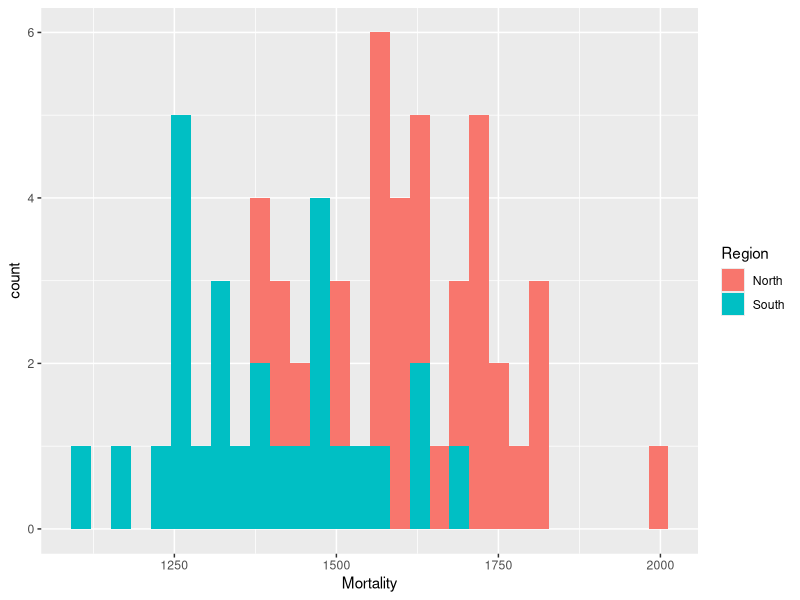
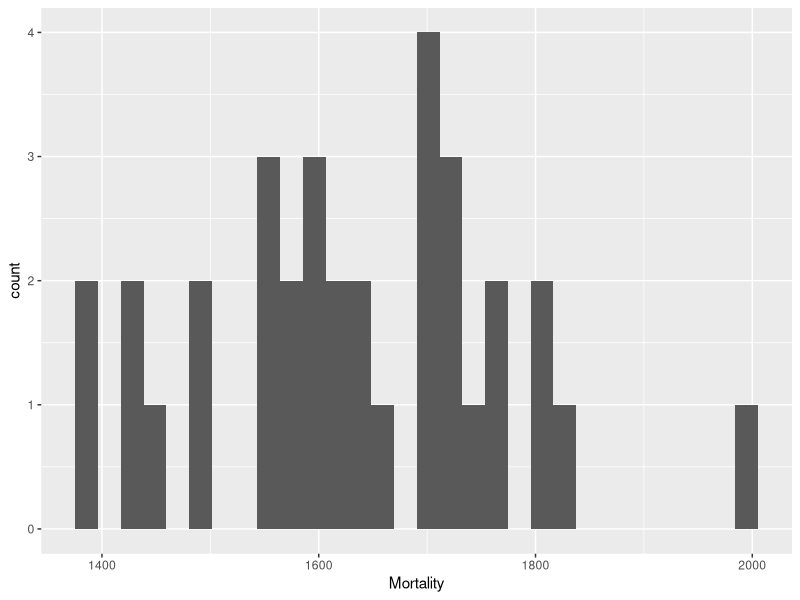
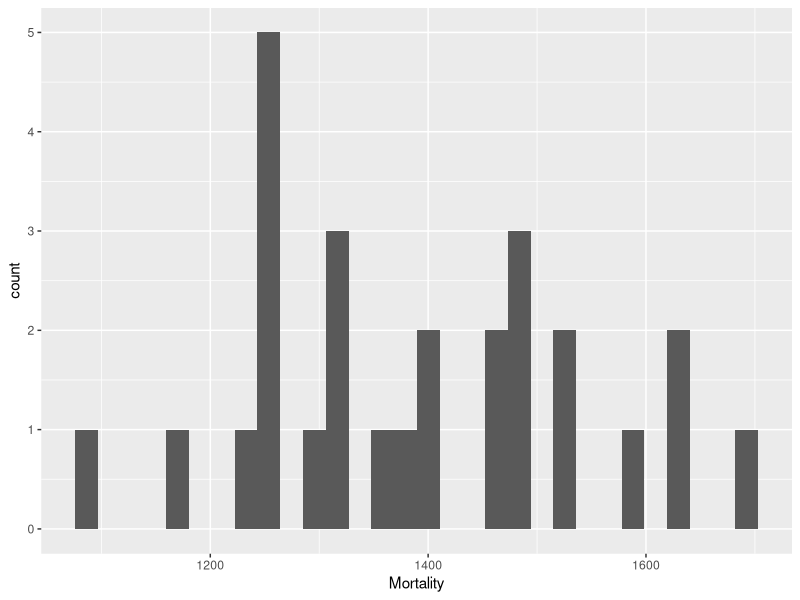
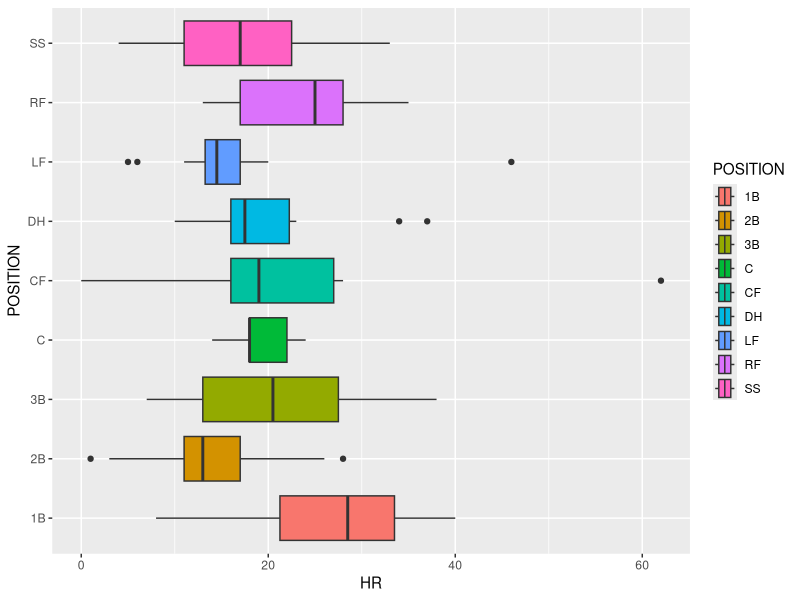
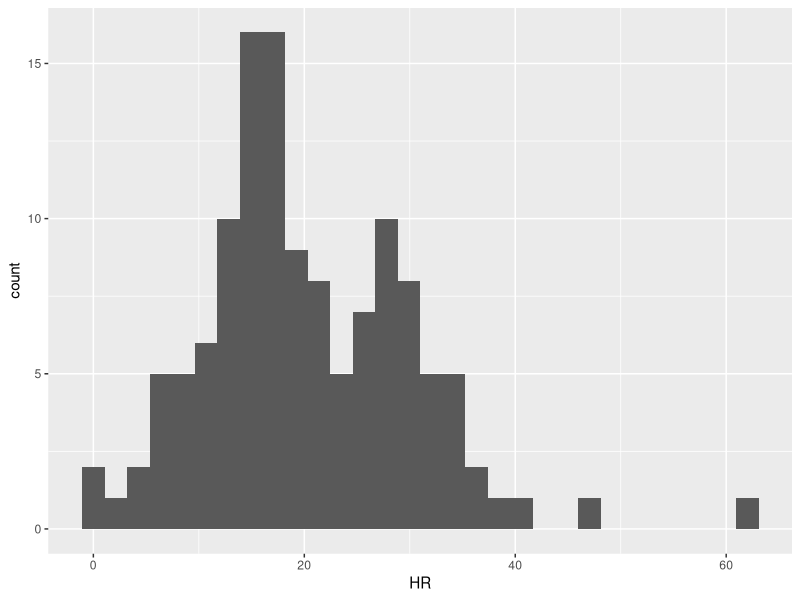
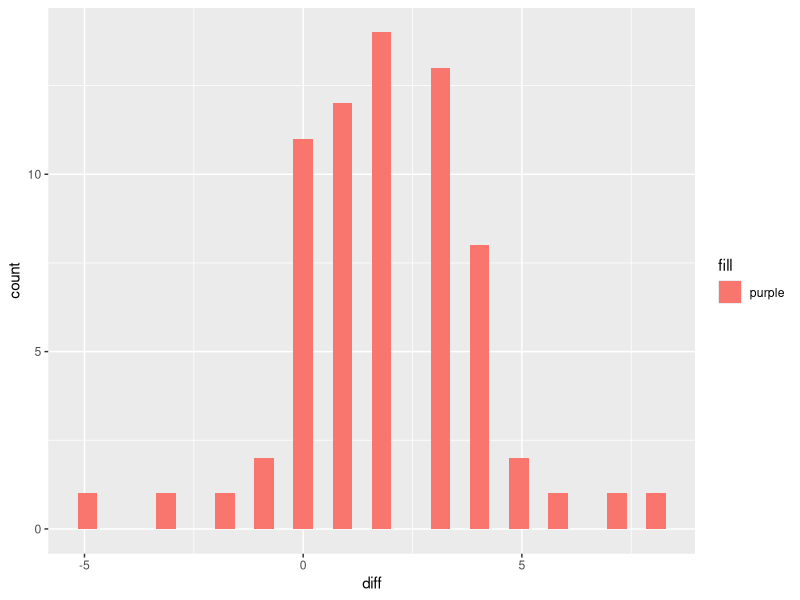

Source code (R) for these figures, in order:
## ---- chunk 1
knitr::opts_chunk$set(echo = TRUE)

library(tidyverse)
library(skimr)
library(car)
## ---- chunk 2
getwd()
water = read_delim("Hard_water.txt",delim="\t")
head(water)
## ---- chunk 3
ggplot(water) +
  geom_histogram(aes(x=Mortality, fill=Region))

north = water %>%
  filter(Region=="North")
south = water %>%
  filter(Region=="South")

ggplot(north)+
  geom_histogram(aes(x=Mortality))
ggplot(south)+
  geom_histogram(aes(x=Mortality))

## ---- chunk 4
t.test(x=water$Region=="North",y=water$Region=="South",alternative="two.sided")
## ---- chunk 5
mlb = read_csv("mlb2022.txt")
head(mlb)
ggplot(mlb, aes(x=HR,y=POSITION,fill=POSITION)) +
  geom_boxplot()
  
## ---- chunk 6
baseball = mlb %>%
  filter(G>=125)
baseball

baseball %>%
  ggplot(aes(x=HR)) +
  geom_histogram()
## ---- chunk 7
library(car)
mod = aov(HR~POSITION,data=baseball)
tukee = TukeyHSD(mod,conf.level=0.95)
tukee2 = as_tibble(tukee$POSITION) 
tukee2 %>% arrange(`p adj`)
## ---- chunk 8
ds = read_delim("Freshman_15.txt",delim="\t")
head(ds)
## ---- chunk 9
ds = ds %>%
  mutate(diff=Terminal.Weight-Initial.Weight)
ds
## ---- chunk 10
ds %>%
  ggplot(aes(x=diff,fill="purple")) +
  geom_histogram()
## ---- chunk 11
t.test(x=ds$Initial.Weight,y=ds$Terminal.Weight,paired=T,alternative="greater")
